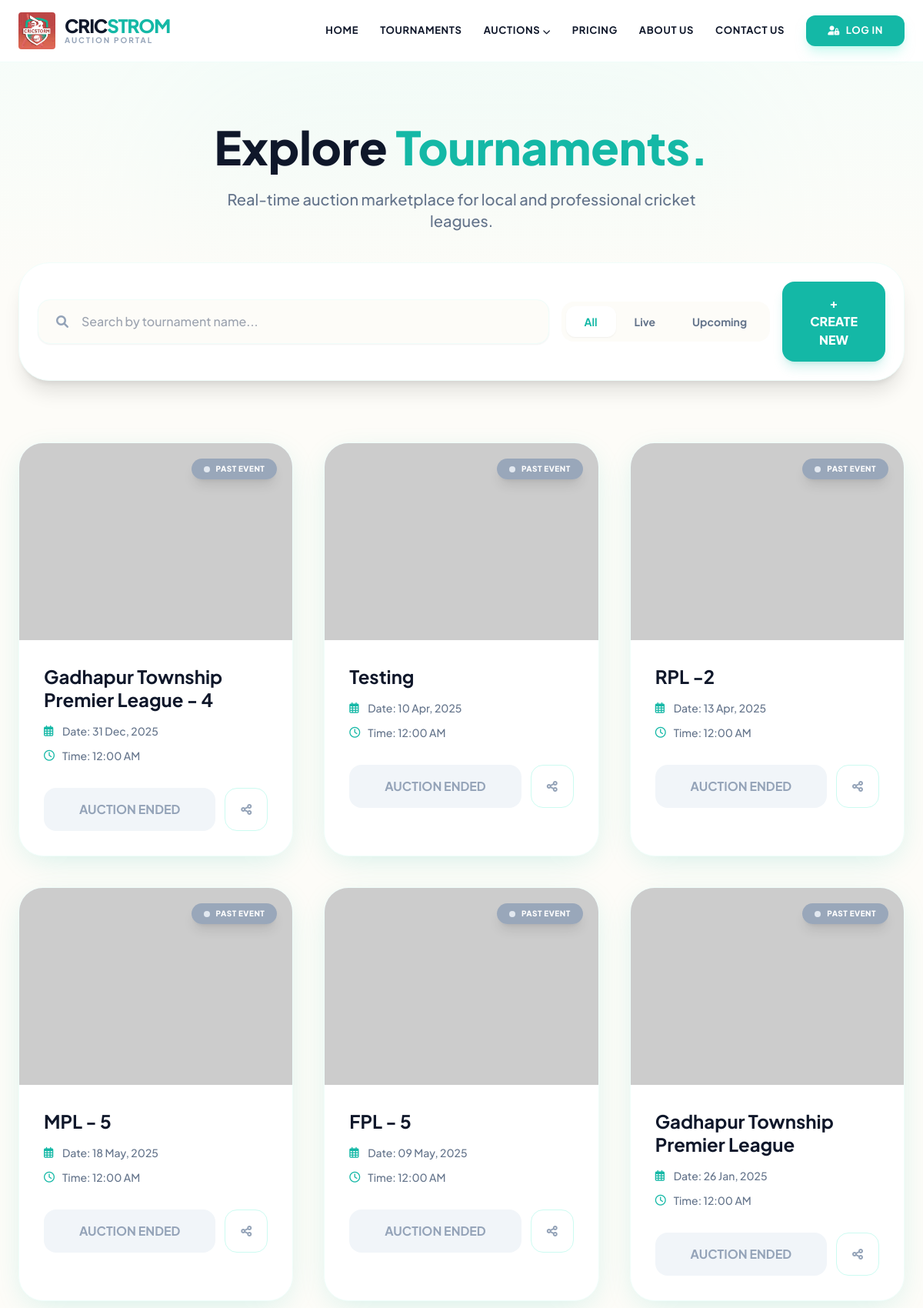
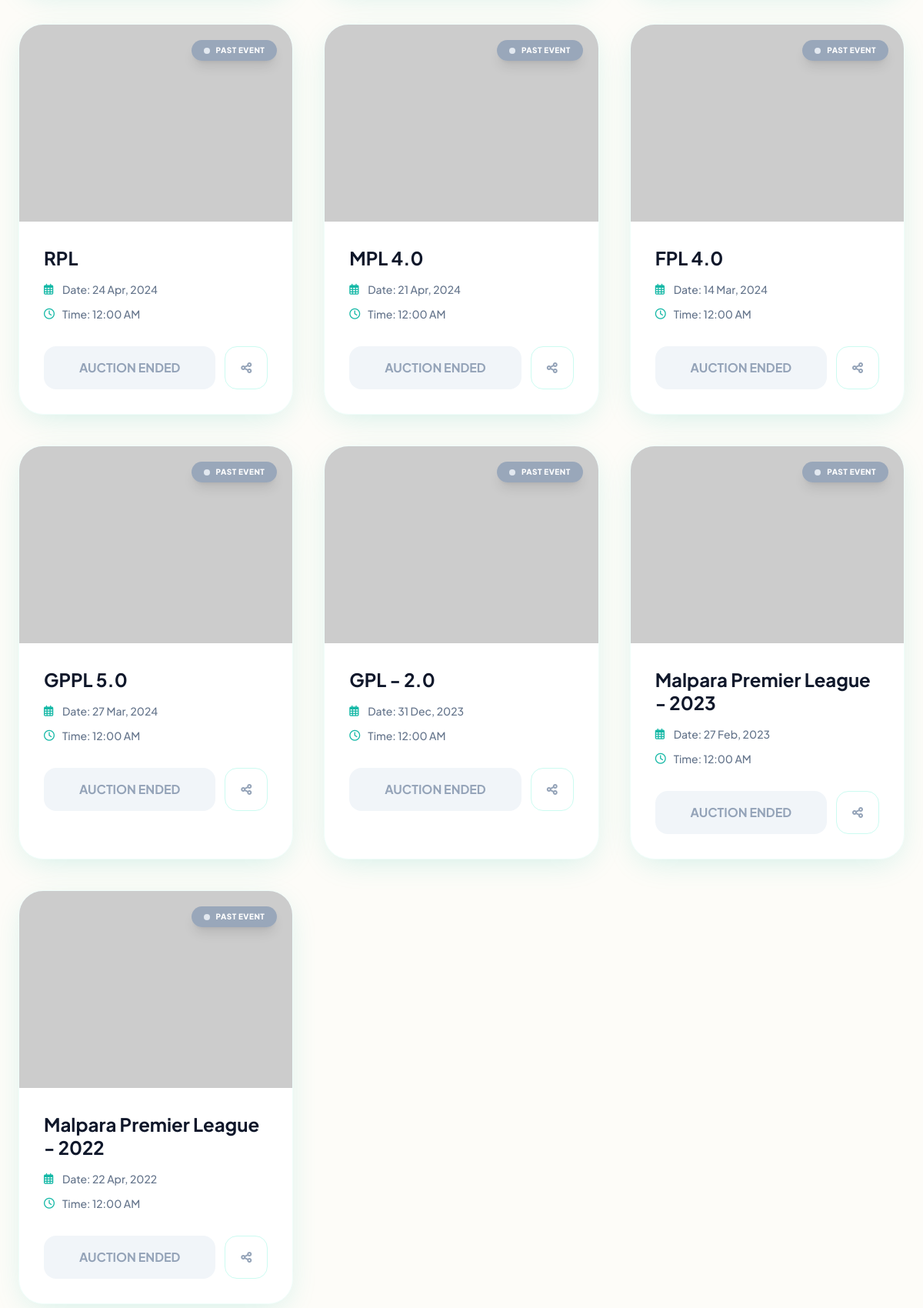
/tournaments.php (upper part), run on the app's committed database (2 pictures, top to bottom).
### tables this page shows
CREATE TABLE `tournament_master` (
  `tournament_id` int(11) NOT NULL,
  `user_id` int(11) NOT NULL,
  `tournament_name` varchar(255) NOT NULL,
  `tournament_auction_title` varchar(255) NOT NULL,
  `tournament_auction_title_small` varchar(255) NOT NULL,
  `tournament_date` date NOT NULL,
  `tournament_status` varchar(20) NOT NULL DEFAULT 'Publish' COMMENT 'Publish, Draft',
  `tournament_team_points` varchar(100) NOT NULL,
  `tournament_base_value` varchar(100) NOT NULL,
  `tournament_bid_value` varchar(100) NOT NULL,
  `tournament_banner` varchar(255) NOT NULL,
  `tournament_logo` varchar(255) NOT NULL,
  `tournament_sponsored_logo` varchar(255) NOT NULL,
  `tournament_rules` text NOT NULL,
  `tournament_is_active` tinyint(1) NOT NULL DEFAULT 0,
  `tournament_have_form_no` tinyint(1) NOT NULL DEFAULT 1,
  `tournament_theme` varchar(100) NOT NULL DEFAULT 'Blue',
  `registration_start_date` date NOT NULL,
  `registration_end_date` date NOT NULL,
  `tournament_auction_date` date NOT NULL,
  `tournament_auction_type` varchar(100) NOT NULL DEFAULT 'Inline' COMMENT 'Inline,Random',
  `tournament_total_players` tinyint(4) NOT NULL DEFAULT 15,
  `tournament_register_datetime` datetime NOT NULL DEFAULT current_timestamp()
);

### tournaments.php (the view, shortened to what this page needs)
<?php
include 'header.php';
?>
<link rel="stylesheet" href="https://cdnjs.cloudflare.com/ajax/libs/animate.css/4.1.1/animate.min.css" />
<section class="relative py-20 px-6 bg-gradient-to-b from-teal-50/50 to-primary overflow-hidden">
    <div class="absolute top-0 left-1/2 -translate-x-1/2 w-[800px] h-[400px] bg-brand/5 rounded-full blur-3xl -z-10 animate__animated animate__pulse animate__infinite animate__slow"></div>
    <div class="max-w-4xl mx-auto text-center">
        <h1 class="text-5xl md:text-6xl font-black text-slate-900 mb-6 leading-tight animate__animated animate__fadeInDown">
            Explore <span class="text-brand">Tournaments.</span>
        </h1>
        <p class="text-slate-500 text-lg md:text-xl font-medium max-w-2xl mx-auto animate__animated animate__fadeIn animate__delay-1s">
            Real-time auction marketplace for local and professional cricket leagues.
        </p>
    </div>
</section>
<section class="max-w-7xl mx-auto px-6 -mt-10 relative z-10 animate__animated animate__fadeInUp animate__delay-1s">
    <div class="bg-white p-4 md:p-6 rounded-[2.5rem] shadow-xl border border-teal-50 flex flex-col md:flex-row gap-4 items-center">
        <div class="relative w-full md:flex-grow group">
            <i class="fas fa-search absolute left-6 top-1/2 -translate-y-1/2 text-slate-400 group-focus-within:text-brand transition-colors"></i>
            <input type="text" placeholder="Search by tournament name..."
                   class="w-full pl-14 pr-6 py-4 bg-primary border border-teal-50 rounded-2xl focus:outline-none focus:border-brand focus:bg-white transition-all font-medium shadow-sm focus:shadow-md">
        </div>
        <div class="flex bg-primary p-1.5 rounded-2xl w-full md:w-auto">
            <button class="flex-1 md:flex-none px-6 py-2.5 rounded-xl bg-white shadow-sm text-brand font-bold text-sm hover:scale-105 transition-transform">All</button>
            <button class="flex-1 md:flex-none px-6 py-2.5 rounded-xl text-slate-500 font-bold text-sm hover:text-brand hover:bg-white/50 transition-all">Live</button>
            <button class="flex-1 md:flex-none px-6 py-2.5 rounded-xl text-slate-500 font-bold text-sm hover:text-brand hover:bg-white/50 transition-all">Upcoming</button>
        </div>
        <a href="admin/login.php" class="w-full md:w-auto bg-brand text-white px-8 py-4 rounded-2xl font-black hover:bg-brandDark hover:scale-105 active:scale-95 transition-all shadow-lg shadow-brand/20 text-center">
            + CREATE NEW
        </a>
    </div>
</section>
<section class="max-w-7xl mx-auto px-6 py-20">
    <div class="grid grid-cols-1 md:grid-cols-2 lg:grid-cols-3 gap-10">
        <?php
        $query = "SELECT * FROM tournament_master ORDER BY tournament_id DESC";
        $result = mysqli_query($conn, $query);
        if(mysqli_num_rows($result) > 0) {
            while($row = mysqli_fetch_assoc($result)) {
                $current_time = time();
                $t_date_raw = $row['tournament_date'] ?? $row['created_at'] ?? 'now';
                $tournament_time = strtotime($t_date_raw);
                if ($current_time < $tournament_time) {
                    $status_label = "Upcoming"; $status_css = "bg-blue-500/90"; $dot_css = "bg-white";
                } elseif ($current_time >= $tournament_time && $current_time <= ($tournament_time + 18000)) {
                    $status_label = "Live Now"; $status_css = "bg-brand/90"; $dot_css = "bg-white animate-pulse";
                } else {
                    $status_label = "Past Event"; $status_css = "bg-slate-400/90"; $dot_css = "bg-slate-200";
                }
                $db_logo = trim($row['tournament_logo'] ?? '');
                $final_logo_path = empty($db_logo) ? "https://via.placeholder.com/600x400?text=No+Logo" : (strpos($db_logo, 'uploads/') !== false ? $db_logo : "uploads/tournaments/" . $db_logo);
        ?>
        <div class="bg-surface rounded-[2rem] overflow-hidden border border-teal-50 hover:border-brand/30 transition-all duration-500 brand-glow group hover:-translate-y-3 animate__animated animate__fadeInUp">
            <div class="relative h-64 overflow-hidden bg-slate-100">
                <img src="<?php echo $final_logo_path; ?>"
                     alt="<?php echo $row['tournament_name']; ?>"
                     class="w-full h-full object-cover group-hover:scale-110 transition-transform duration-1000"
                     onerror="this.src='https://via.placeholder.com/600x400?text=Logo+Error'">
                <div class="absolute top-5 right-5 <?php echo $status_css; ?> backdrop-blur-md text-white text-[10px] font-black px-4 py-1.5 rounded-full uppercase tracking-wider shadow-lg flex items-center">
                    <span class="inline-block w-2 h-2 <?php echo $dot_css; ?> rounded-full mr-2"></span>
                    <?php echo $status_label; ?>
                </div>
            </div>
            <div class="p-8">
                <h3 class="text-2xl font-bold text-slate900 group-hover:text-brand transition-colors mb-4 leading-tight">
                    <?php echo $row['tournament_name']; ?>
                </h3>
                <div class="space-y-3 mb-8">
                    <div class="flex items-center text-slate-500 text-sm font-medium">
                        <i class="far fa-calendar-alt w-6 text-brand group-hover:rotate-12 transition-transform"></i>
                        <span>Date: <?php echo date('d M, Y', $tournament_time); ?></span>
                    </div>
                    <div class="flex items-center text-slate-500 text-sm font-medium">
                        <i class="far fa-clock w-6 text-brand group-hover:rotate-12 transition-transform"></i>
                        <span>Time: <?php echo date('h:i A', $tournament_time); ?></span>
                    </div>
                </div>
                <div class="flex gap-3">
                    <?php if($status_label !== "Past Event"): ?>
                        <a href="live_auction.php?tid=<?php echo $row['tournament_id']; ?>"
                           class="flex-grow flex items-center justify-center bg-slate900 text-white font-bold py-4 rounded-2xl hover:bg-brand hover:scale-[1.02] active:scale-[0.98] transition-all duration-300 shadow-xl shadow-slate-200">
                            ENTER AUCTION
                        </a>
                    <?php else: ?>
                        <button class="flex-grow flex items-center justify-center bg-slate-100 text-slate-400 font-bold py-4 rounded-2xl cursor-not-allowed">
                            AUCTION ENDED
                        </button>
                    <?php endif; ?>
                    <button class="w-14 h-14 flex items-center justify-center border border-teal-100 rounded-2xl text-slate-400 hover:text-brand hover:border-brand hover:bg-brand/5 hover:rotate-12 transition-all">
                        <i class="fas fa-share-alt"></i>
                    </button>
                </div>
            </div>
        </div>
        <?php
            }
        }
        ?>
    </div>
</section>
<?php include 'footer.php'; ?>

### header.php (shortened to what this page needs)
<!DOCTYPE html>
<html lang="en">
<head>
    <script src="https://cdn.tailwindcss.com"></script>
    <link href="https://cdnjs.cloudflare.com/ajax/libs/font-awesome/6.0.0/css/all.min.css" rel="stylesheet">
</head>
<body class="bg-primary text-slate-800">
    <nav class="sticky top-0 z-50 bg-surface/90 backdrop-blur-lg border-b border-teal-50 px-6 py-4">
        <div class="max-w-7xl mx-auto flex justify-between items-center">
            <a href="index.php" class="flex items-center space-x-3">
                <img src="images/favicon.png" alt="CricStrom" class="h-12 rounded w-auto">
                <div class="flex flex-col">
                    <span class="text-2xl font-extrabold tracking-tighter leading-none text-slate900">
                        CRIC<span class="text-brand">STROM</span>
                    </span>
                    <span class="text-[10px] uppercase tracking-[0.2em] font-bold text-slate-400">Auction Portal</span>
                </div>
            </a>
            <div class="hidden lg:flex items-center space-x-7 text-[13px] font-bold uppercase tracking-wider">
                <a href="index.php" class="text-slate900 hover:text-brand transition">Home</a>
                <a href="tournaments.php" class="text-slate900 hover:text-brand transition">Tournaments</a>
                <div class="relative group cursor-pointer">
                    <button class="flex items-center text-slate900 group-hover:text-brand transition gap-1 uppercase">
                        Auctions <i class="fas fa-chevron-down text-[10px] mt-0.5 transition-transform group-hover:rotate-180"></i>
                    </button>
                </div>
                <a href="pricing.php" class="text-slate900 hover:text-brand transition">Pricing</a>
                <a href="about_us.php" class="text-slate900 hover:text-brand transition">About Us</a>
                <a href="contact_us.php" class="text-slate900 hover:text-brand transition">Contact Us</a>
                <a href="login.php" class="bg-brand text-white px-7 py-2.5 rounded-xl hover:bg-brandDark transition shadow-lg shadow-teal-200/50 flex items-center gap-2">
                    <i class="fas fa-user-lock text-xs"></i>
                    <span>Log in</span>
                </a>
            </div>
        </div>
    </nav>

### footer.php (shortened to what this page needs)
</body>
</html>

### header.php (style rules this page uses)
body { font-family: 'Plus Jakarta Sans', sans-serif; }
.brand-glow { box-shadow: 0 10px 40px -10px rgba(20, 184, 166, 0.2); }

### footer.php (style rules this page uses)
html { scroll-behavior: smooth; }

### data on the page
tournament_master: tournament_date "PAST EVENT", tournament_name "Gadhapur Township Premier League - 4", tournament_date "31 Dec, 2025", tournament_date "12:00 AM", shows "AUCTION ENDED"
tournament_master: tournament_date "PAST EVENT", tournament_name "Testing", tournament_date "10 Apr, 2025", tournament_date "12:00 AM", shows "AUCTION ENDED"
tournament_master: tournament_date "PAST EVENT", tournament_name "RPL -2", tournament_date "13 Apr, 2025", tournament_date "12:00 AM", shows "AUCTION ENDED"
tournament_master: tournament_date "PAST EVENT", tournament_name "MPL - 5", tournament_date "18 May, 2025", tournament_date "12:00 AM", shows "AUCTION ENDED"
tournament_master: tournament_date "PAST EVENT", tournament_name "FPL - 5", tournament_date "09 May, 2025", tournament_date "12:00 AM", shows "AUCTION ENDED"
tournament_master: tournament_date "PAST EVENT", tournament_name "Gadhapur Township Premier League", tournament_date "26 Jan, 2025", tournament_date "12:00 AM", shows "AUCTION ENDED"
tournament_master: tournament_date "PAST EVENT", tournament_name "RPL", tournament_date "24 Apr, 2024", tournament_date "12:00 AM", shows "AUCTION ENDED"
tournament_master: tournament_date "PAST EVENT", tournament_name "MPL 4.0", tournament_date "21 Apr, 2024", tournament_date "12:00 AM", shows "AUCTION ENDED"
tournament_master: tournament_date "PAST EVENT", tournament_name "FPL 4.0", tournament_date "14 Mar, 2024", tournament_date "12:00 AM", shows "AUCTION ENDED"
tournament_master: tournament_date "PAST EVENT", tournament_name "GPPL 5.0", tournament_date "27 Mar, 2024", tournament_date "12:00 AM", shows "AUCTION ENDED"
tournament_master: tournament_date "PAST EVENT", tournament_name "GPL - 2.0", tournament_date "31 Dec, 2023", tournament_date "12:00 AM", shows "AUCTION ENDED"
tournament_master: tournament_date "PAST EVENT", tournament_name "Malpara Premier League - 2023", tournament_date "27 Feb, 2023", tournament_date "12:00 AM", shows "AUCTION ENDED"
tournament_master: tournament_date "PAST EVENT", tournament_name "Malpara Premier League - 2022", tournament_date "22 Apr, 2022", tournament_date "12:00 AM", shows "AUCTION ENDED"
